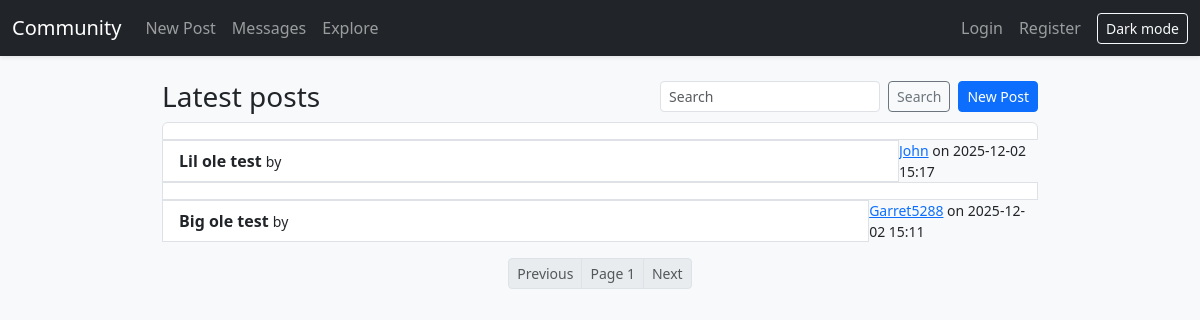
Before: / with the older database file.
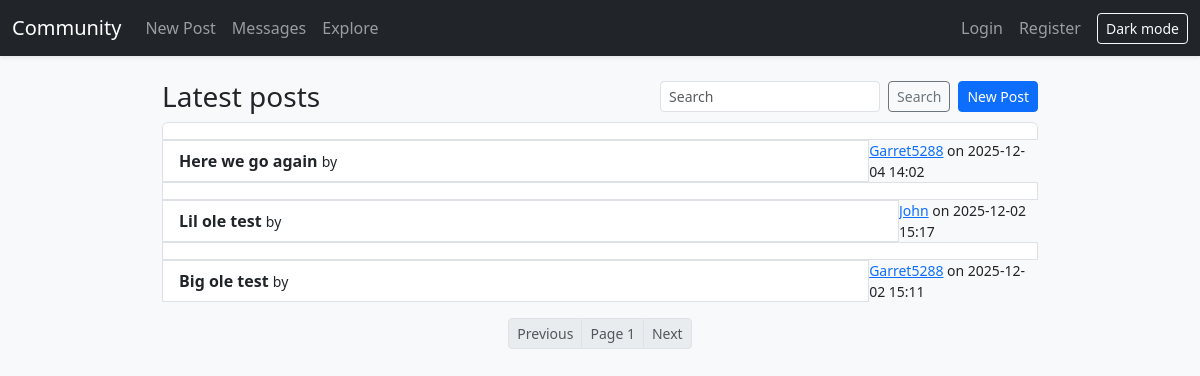
After: the same page with the newer database file.
### community_forum.py (models this page shows)
class Post(db.Model):
	id = db.Column(db.Integer, primary_key=True)
	author_id = db.Column(db.Integer, db.ForeignKey('user.id'), nullable=False)
	title = db.Column(db.String(255), nullable=False, index=True)
	body = db.Column(db.Text, nullable=False)
	created_at = db.Column(db.DateTime, default=datetime.utcnow, nullable=False, index=True)
	author = db.relationship('User', back_populates='posts')
	comments = db.relationship('Comment', back_populates='post', cascade='all, delete-orphan')

class User(db.Model):
	id = db.Column(db.Integer, primary_key=True)
	username = db.Column(db.String(80), unique=True, nullable=False, index=True)
	email = db.Column(db.String(120), unique=True, nullable=False, index=True)
	password_hash = db.Column(db.String(128), nullable=False)
	is_admin = db.Column(db.Boolean, default=False, nullable=False)
	bio = db.Column(db.Text)
	created_at = db.Column(db.DateTime, default=datetime.utcnow, nullable=False)
	posts = db.relationship('Post', back_populates='author', cascade='all, delete-orphan')
	comments = db.relationship('Comment', back_populates='author', cascade='all, delete-orphan')
	sent_messages = db.relationship('Message', foreign_keys='Message.sender_id', back_populates='sender', cascade='all, delete-orphan')
	received_messages = db.relationship('Message', foreign_keys='Message.recipient_id', back_populates='recipient', cascade='all, delete-orphan')

### community_forum.py (the view)
@app.route('/')
def index():
	q = (request.args.get('q') or '').strip()
	page = max(int(request.args.get('page') or 1), 1)
	per_page = 10
	query = Post.query.options(joinedload(Post.author))
	if q:
		like = f"%{q}%"
		query = query.filter(db.or_(Post.title.ilike(like), Post.body.ilike(like)))
	total = query.count()
	posts = query.order_by(Post.created_at.desc()).offset((page - 1) * per_page).limit(per_page).all()
	has_next = page * per_page < total
	has_prev = page > 1
	return render_template('index.html', title='Home', posts=posts, q=q, page=page, has_next=has_next, has_prev=has_prev)

### community_forum.py (called while the page is built, shortened)
def current_user():
	uid = session.get('uid')
	if not uid:
		return None
	return User.query.get(uid)

@app.context_processor
def inject_user_and_csrf():
	u = current_user()
	unread = 0
	if u:
		try:
			unread = Message.query.filter_by(recipient_id=u.id, read_at=None).count()
		except Exception:
			unread = 0
	return {
		'user': u,
		'csrf_token': _csrf_token(),
		'unread_count': unread,
	}

@app.after_request
def add_security_headers(resp):
	csp = (
		"default-src 'self'; "
		"style-src 'self' https://cdn.jsdelivr.net; "
		"script-src 'self' https://cdn.jsdelivr.net; "
		"object-src 'none'; base-uri 'self'; frame-ancestors 'none'"
	)
	resp.headers['Content-Security-Policy'] = csp
	resp.headers['X-Content-Type-Options'] = 'nosniff'
	resp.headers['X-Frame-Options'] = 'DENY'
	resp.headers['Referrer-Policy'] = 'no-referrer'
	return resp

def _csrf_token():
	tok = session.get('csrf_token')
	if not tok:
		import secrets
		tok = secrets.token_urlsafe(32)
		session['csrf_token'] = tok
	return tok

@app.before_request
def enforce_idle_timeout():
	uid = session.get('uid')
	if not uid:
		return

### templates/index.html (shortened to what this page needs)
{% extends 'base.html' %}
{% block content %}
<div class="d-flex align-items-center justify-content-between mb-2">
    <h3 class="mb-0">Latest posts</h3>
    <div class="d-flex align-items-center gap-2">
        <form method="get" class="d-flex" action="{{ url_for('index') }}">
            <input class="form-control form-control-sm" name="q" value="{{ q }}" placeholder="Search">
            <button class="btn btn-sm btn-outline-secondary ms-2">Search</button>
        </form>
        <a class="btn btn-sm btn-primary" href="{{ url_for('post_create') }}">New Post</a>
    </div>
</div>
<div class="list-group">
    {% for p in posts %}
    <a class="list-group-item list-group-item-action" href="{{ url_for('post_view', post_id=p.id) }}">
        <div class="d-flex justify-content-between">
            <strong>{{ p.title }}</strong>
            <small>by
                {% if p.author and p.author.username %}
                <a href="{{ url_for('user_profile', username=p.author.username) }}">{{ p.author.username }}</a>
                {% else %}
                <span class="text-muted">unknown</span>
                {% endif %}
                on
                {{ p.created_at.strftime('%Y-%m-%d %H:%M') }}</small>
        </div>
    </a>
    {% endfor %}
</div>
<nav class="mt-3 d-flex justify-content-center">
    <ul class="pagination pagination-sm mb-0">
        <li class="page-item {% if not has_prev %}disabled{% endif %}">
            <a class="page-link" href="{{ url_for('index', q=q, page=page-1) }}">Previous</a>
        </li>
        <li class="page-item disabled"><span class="page-link">Page {{ page }}</span></li>
        <li class="page-item {% if not has_next %}disabled{% endif %}">
            <a class="page-link" href="{{ url_for('index', q=q, page=page+1) }}">Next</a>
        </li>
    </ul>
</nav>
{% endblock %}

### templates/base.html (shortened to what this page needs)
<!doctype html>
<link rel="stylesheet" href="https://cdn.jsdelivr.net/npm/bootstrap@5.3.2/dist/css/bootstrap.min.css">
<link rel="stylesheet" href="{{ url_for('static', filename='app.css') }}">
<nav class="navbar navbar-dark bg-dark navbar-expand-lg">
    <div class="container-fluid">
        <a class="navbar-brand" href="/">Community</a>
        <div class="collapse navbar-collapse" id="nav">
            <ul class="navbar-nav me-auto">
                <li class="nav-item"><a class="nav-link" href="{{ url_for('post_create') }}">New Post</a></li>
                <li class="nav-item">
                    <a class="nav-link position-relative" href="{{ url_for('inbox') }}">
                        Messages
                    </a>
                </li>
                <li class="nav-item"><a class="nav-link" href="{{ url_for('explore') }}">Explore</a></li>
            </ul>
            <ul class="navbar-nav ms-auto align-items-center">
                {% if user %}
                <li class="nav-item"><span class="navbar-text me-2">Hi, {{ user.username }}</span></li>
                <li class="nav-item"><a class="nav-link" href="{{ url_for('logout') }}">Logout</a></li>
                {% else %}
                <li class="nav-item"><a class="nav-link" href="{{ url_for('login') }}">Login</a></li>
                <li class="nav-item"><a class="nav-link" href="{{ url_for('register') }}">Register</a></li>
                {% endif %}
                <li class="nav-item ms-2">
                    <button id="themeToggle" class="btn btn-sm btn-outline-light" type="button">Dark mode</button>
                </li>
            </ul>
        </div>
    </div>
</nav>
<main class="container my-4">
    {% block content %}{% endblock %}
</main>

### static/app.css (style rules this page uses)
.navbar { box-shadow: 0 2px 4px rgba(0, 0, 0, 0.08); }
.list-group-item { background: var(--card-bg); border-color: var(--border); }
a { color: var(--primary); }
.list-group-item-action { color: var(--text); }
.list-group-item-action strong { color: var(--text); }
.container { max-width: 900px; }
.pagination { justify-content: center; }
.btn-primary { background-color: var(--primary); border-color: var(--primary); color: #ffffff; }
a.btn-primary, button.btn-primary { color: #ffffff !important; }

Changed rows visible on the page:
added Post: title "Here we go again", author.username "Garret5288", created_at "2025-12-04 14:02"
